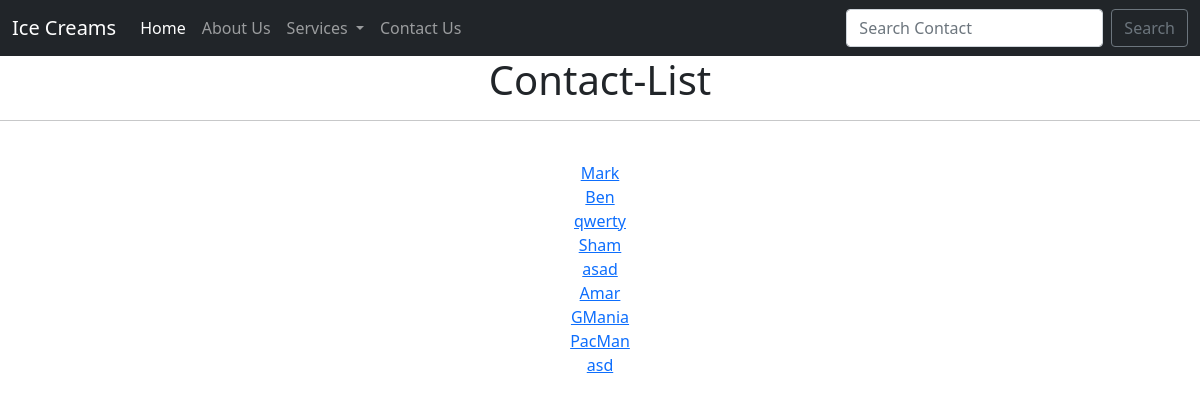
The page /contact_list on the database as committed earlier.
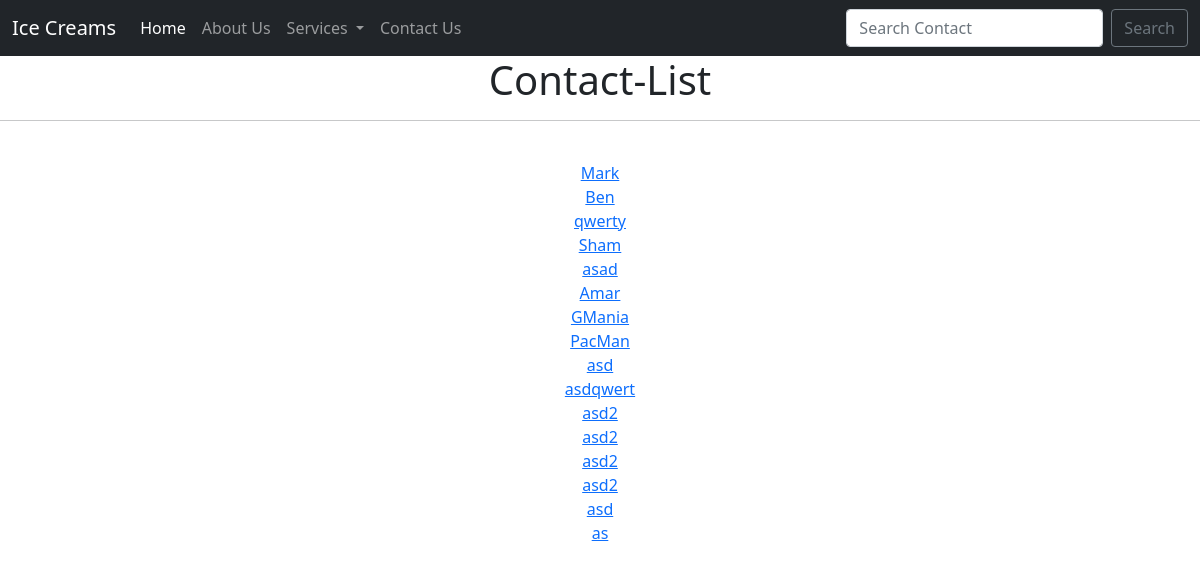
The same page on the database as committed later.
### home/models.py (models this page shows)
class Contact(models.Model):
    name = models.CharField(max_length=122)
    email = models.CharField(max_length=122)
    phone = models.CharField(max_length=12)
    desc = models.TextField()
    date = models.DateField()
    def __str__(self):
        return self.name

### home/views.py (the view)
# urls.py: path('contact_list', views.contact_list_view, name ='contact_list'),
def contact_list_view(request):
    contact_list = Contact.objects.all()
    context={
        'contact_list': contact_list,
    }
    return render(request, 'contact_list.html', context )

### templates/contact_list.html (shortened to what this page needs)
{% extends 'base.html' %}
{% load static %}
{% block body %}
<center>
<h1>Contact-List </h1>
<hr/>
<br/>
{% for contact in contact_list %}
    <a href="{% url 'show_contact' contact.id%}">{{contact}}</a><br/>
{% endfor %}
</center>
{% endblock body %}

### templates/base.html (shortened to what this page needs)
<!DOCTYPE html>
<html lang="en">
  <head>
    <link
      href="http://ajax.googleapis.com/ajax/libs/jqueryui/1.8.16/themes/ui-lightness/jquery-ui.css"
      rel="stylesheet"
      type="text/css"
    />
    <link
      href="https://cdn.jsdelivr.net/npm/bootstrap@5.0.2/dist/css/bootstrap.min.css"
      rel="stylesheet"
    />
  </head>
  <body>
    <nav class="navbar navbar-expand-lg navbar-dark bg-dark">
      <div class="container-fluid">
        <a class="navbar-brand" href="#">Ice Creams</a>
        <div class="collapse navbar-collapse" id="navbarSupportedContent">
          <ul class="navbar-nav me-auto mb-2 mb-lg-0">
            <li class="nav-item">
              <a class="nav-link active" aria-current="page" href="/">Home</a>
            </li>
            <li class="nav-item">
              <a class="nav-link" href="/about">About Us</a>
            </li>
            <li class="nav-item dropdown">
              <a
                class="nav-link dropdown-toggle"
                href="#"
                id="navbarDropdown"
                role="button"
                data-bs-toggle="dropdown"
                aria-expanded="false"
              >
                Services
              </a>
            </li>
            <li class="nav-item">
              <a class="nav-link" href="/contact">Contact Us</a>
            </li>
          </ul>
          <form class="d-flex" method="POST" action="{% url 'search' %}">
            <input
              class="form-control me-2"
              type="search"
              placeholder="Search Contact"
              aria-label="Search"
              name="searched"
              id="searched"
            />
            <button class="btn btn-outline-secondary" type="submit">
              Search
            </button>
          </form>
        </div>
      </div>
    </nav>
    {% block body %} {% endblock body%}
  </body>
</html>

Rows that differ between the two databases and show on the page:
added Contact: name "asdqwert"
added Contact: name "asd2"
added Contact: name "asd2"
added Contact: name "asd2"
added Contact: name "asd2"
added Contact: name "asd"
added Contact: name "as"
